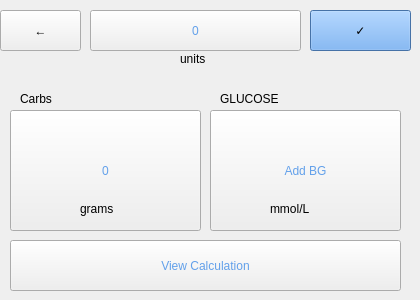
   <widget class="QWidget" name="page">
    <widget class="QPushButton" name="page0ViewCalculationButton">
     <property name="geometry">
      <rect>
       <x>10</x>
       <y>240</y>
       <width>391</width>
       <height>51</height>
      </rect>
     </property>
     <property name="styleSheet">
      <string notr="true">color: rgb(98, 160, 234);</string>
     </property>
     <property name="text">
      <string>View Calculation</string>
     </property>
    </widget>
    <widget class="QLabel" name="page0GlucoseButton">
     <property name="geometry">
      <rect>
       <x>220</x>
       <y>90</y>
       <width>81</width>
       <height>17</height>
      </rect>
     </property>
     <property name="styleSheet">
      <string notr="true">font: 75 12pt &quot;DejaVu Sans&quot;;</string>
     </property>
     <property name="text">
      <string>GLUCOSE</string>
     </property>
    </widget>
    <widget class="QLabel" name="page0InsulinLabel">
     <property name="geometry">
      <rect>
       <x>20</x>
       <y>90</y>
       <width>71</width>
       <height>17</height>
      </rect>
     </property>
     <property name="styleSheet">
      <string notr="true">font: 75 12pt &quot;DejaVu Sans&quot;;</string>
     </property>
     <property name="text">
      <string>Carbs</string>
     </property>
    </widget>
    <widget class="QPushButton" name="page0AddBgButton">
     <property name="geometry">
      <rect>
       <x>210</x>
       <y>110</y>
       <width>191</width>
       <height>121</height>
      </rect>
     </property>
     <property name="styleSheet">
      <string notr="true">font: 75 30pt &quot;DejaVu Sans&quot;;
color: rgb(98, 160, 234);</string>
     </property>
     <property name="text">
      <string>Add BG</string>
     </property>
    </widget>
    <widget class="QPushButton" name="page0InsulinButton">
     <property name="geometry">
      <rect>
       <x>10</x>
       <y>110</y>
       <width>191</width>
       <height>121</height>
      </rect>
     </property>
     <property name="styleSheet">
      <string notr="true">font: 75 35pt &quot;DejaVu Sans&quot;;
color: rgb(98, 160, 234);

</string>
     </property>
     <property name="text">
      <string>0</string>
     </property>
    </widget>
    <widget class="QLabel" name="page0UnitsLabel">
     <property name="geometry">
      <rect>
       <x>180</x>
       <y>50</y>
       <width>41</width>
       <height>17</height>
      </rect>
     </property>
     <property name="styleSheet">
      <string notr="true">font: 75 12pt &quot;DejaVu Sans&quot;;</string>
     </property>
     <property name="text">
      <string>units</string>
     </property>
    </widget>
    <widget class="QPushButton" name="page0UnitsButton">
     <property name="geometry">
      <rect>
       <x>90</x>
       <y>10</y>
       <width>211</width>
       <height>41</height>
      </rect>
     </property>
     <property name="styleSheet">
      <string notr="true">font: 75 25pt &quot;DejaVu Sans&quot;;
color: rgb(98, 160, 234);
</string>
     </property>
     <property name="text">
      <string>0</string>
     </property>
    </widget>
    <widget class="QPushButton" name="page0Home">
     <property name="geometry">
      <rect>
       <x>0</x>
       <y>10</y>
       <width>81</width>
       <height>41</height>
      </rect>
     </property>
     <property name="styleSheet">
      <string notr="true">font: 75 35pt &quot;DejaVu Sans&quot;;
</string>
     </property>
     <property name="text">
      <string>←</string>
     </property>
    </widget>
    <widget class="QPushButton" name="page0Check">
     <property name="geometry">
      <rect>
       <x>310</x>
       <y>10</y>
       <width>101</width>
       <height>41</height>
      </rect>
     </property>
     <property name="styleSheet">
      <string notr="true">font: 75 35pt &quot;DejaVu Sans&quot;;
background-color: rgb(98, 160, 234);
</string>
     </property>
     <property name="text">
      <string>✓</string>
     </property>
    </widget>
    <widget class="QLabel" name="page0GlucoseButton_2">
     <property name="geometry">
      <rect>
       <x>80</x>
       <y>200</y>
       <width>51</width>
       <height>17</height>
      </rect>
     </property>
     <property name="styleSheet">
      <string notr="true">font: 75 12pt &quot;DejaVu Sans&quot;;</string>
     </property>
     <property name="text">
      <string>grams</string>
     </property>
    </widget>
    <widget class="QLabel" name="page0GlucoseButton_3">
     <property name="geometry">
      <rect>
       <x>270</x>
       <y>200</y>
       <width>61</width>
       <height>17</height>
      </rect>
     </property>
     <property name="styleSheet">
      <string notr="true">font: 75 12pt &quot;DejaVu Sans&quot;;</string>
     </property>
     <property name="text">
      <string>mmol/L</string>
     </property>
    </widget>
   </widget>
